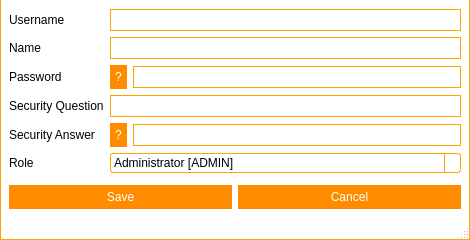
<?xml version="1.0" encoding="UTF-8"?>
<ui version="4.0">
 <class>frmManageUser</class>
 <widget class="QMainWindow" name="frmManageUser">
  <property name="windowModality">
   <enum>Qt::WindowModal</enum>
  </property>
  <property name="geometry">
   <rect>
    <x>0</x>
    <y>0</y>
    <width>470</width>
    <height>240</height>
   </rect>
  </property>
  <property name="minimumSize">
   <size>
    <width>470</width>
    <height>240</height>
   </size>
  </property>
  <property name="maximumSize">
   <size>
    <width>470</width>
    <height>240</height>
   </size>
  </property>
  <property name="windowTitle">
   <string>MainWindow</string>
  </property>
  <property name="styleSheet">
   <string notr="true">QWidget#titleBar{
	background-color: #FFF;
	border-top: 1px solid orange;
	border-left: 1px solid orange;
	border-right: 1px solid orange;
	color: #000;
}

QWidget#centralWidget, QStatusBar{
	background-color: #FFF;
	border-left: 1px solid orange;
	border-right: 1px solid orange;
}

QStatusBar{
	border-bottom: 1px solid orange;
}

/*QTabWidget::pane {
    border-top: 1px solid orange;
}*/

QSlider::handle:horizontal {
    background: orange;
}

/* Vertical and horizontal line customization */

QFrame[frameShape=&quot;4&quot;]
{
    color: orange;
}

QFrame[frameShape=&quot;5&quot;]
{
    color: orange;
}

/* QTabWidget elements customization */

QTabWidget::pane {
/*	border-top: 1px solid orange;*/
	background: white;
}

QTabWidget::tab-bar {
    left: 5px;
}

QTabBar::tab {
	background: white;
    min-width: 120px;
    min-height: 20px;
    padding: 2px;
	border-top-left-radius: 5px;
	border-top-right-radius: 5px;
	margin-top: 6px;
}

QTabBar::tab:selected, QTabBar::tab:hover {
	background: white;
	border-top: 1px solid orange;
	border-right: 1px solid orange;
	border-left: 1px solid orange;
}

QTabBar::tab:selected {
	background: white;
	border-top: 2px solid orange;
	border-right: 2px solid orange;
	border-left: 2px solid orange;
}

QTabBar::tab:!selected {
    margin-bottom: 3px;
}

QTabBar QToolButton{
	background-color: white;
	border: none;
	color: black;
}

QTabBar QToolButton::hover{
	background-color: darkorange;
}

QTabBar QToolButton::pressed{
	background-color: orange;
}

QTabBar QToolButton::!enabled{
	background-color: orange;
}

QWidget#tabInfo, QWidget#tabInfoLayout, QWidget#tabGeneral, QWidget#tabGeneralLayout, QWidget#tabFileLayout, QWidget#tabBackupLayout, QWidget#tabBackup, QWidget#tabHelpLayout, QWidget#screenManagerLayout{
	background: white;
}

QLineEdit{
	border: 1px solid orange;
	min-height: 20px;
}

QPlainTextEdit{
	border: 1px solid orange;
	min-height: 40px;
}

QPushButton{
	background-color: darkorange;
	border: 5px solid darkorange;
	color: white;
}

QPushButton::hover{
	background-color: orange;
	border: 5px solid orange;
}

QPushButton::pressed{
	background-color: darkorange;
	border: 5px solid darkorange;
}

QPushButton::!enabled{
	background-color: orange;
	border: 5px solid orange;
}

/*
	QScroll Area
*/

QScrollArea{
	border: none;
}

QScrollArea#scrollManager{
	border: 1px solid orange;
	border-radius: 5px;
}

/* QScrollBar Horizontal*/

QScrollBar:horizontal {
    background: lightgray;
    height: 10px;
    margin: 0px 40px 0 0px;
	border-radius: 5px;
}

QScrollBar::handle:horizontal {
    background: orange;
	border-radius: 5px;
    min-width: 20px;
}

QScrollBar::add-line:horizontal {
    background: blue;
    width: 20px;
    subcontrol-position: right;
    subcontrol-origin: margin;
	border-top-right-radius: 5px;
	border-bottom-right-radius: 5px;
}

QScrollBar::sub-line:horizontal {
    background: red;
    width: 20px;
    subcontrol-position: top right;
    subcontrol-origin: margin;
    position: absolute;
    right: 20px;
	border-top-left-radius: 5px;
	border-bottom-left-radius: 5px;
}

QScrollBar::sub-line:horizontal:hover {
    background: darkred;
}

QScrollBar::sub-line:horizontal:pressed {
    background: red;
}

QScrollBar::add-line:horizontal:hover {
    background: darkblue;
}

QScrollBar::add-line:horizontal:pressed {
    background: blue;
}

QScrollBar:left-arrow:horizontal{
	image: url(:/images/scrollbar/slide_left.PNG);
    width: 10px;
    height: 10px;
}

QScrollBar::right-arrow:horizontal {
	image: url(:/images/scrollbar/slide_right.PNG);
    width: 10px;
    height: 10px;
}

QScrollBar::add-page:horizontal, QScrollBar::sub-page:horizontal {
    background: none;
}

/* QScrollBar Vertical*/

QScrollBar:vertical {
    background: lightgray;
    width: 10px;
    margin: 0px 0px 40px 0px;
	border-radius: 5px;
}

QScrollBar::handle:vertical {
    background: orange;
	border-radius: 5px;
    min-width: 20px;
}

QScrollBar::add-line:vertical {
    background: blue;
    height: 20px;
    subcontrol-position: bottom;
    subcontrol-origin: margin;
	border-bottom-right-radius: 5px;
	border-bottom-left-radius: 5px;
}

QScrollBar::sub-line:vertical {
    background: red;
    height: 20px;
    subcontrol-position: bottom right;
    subcontrol-origin: margin;
    position: absolute;
    bottom: 20px;
	border-top-right-radius: 5px;
	border-top-left-radius: 5px;
}

QScrollBar::sub-line:vertical:hover {
    background: darkred;
}

QScrollBar::sub-line:vertical:pressed {
    background: red;
}

QScrollBar::add-line:vertical:hover {
    background: darkblue;
}

QScrollBar::add-line:vertical:pressed {
    background: blue;
}

QScrollBar:up-arrow:vertical{
	image: url(:/images/scrollbar/slide_up.PNG);
	width: 10px;
    height: 10px;
}

 QScrollBar::down-arrow:vertical{
	image: url(:/images/scrollbar/slide_down.PNG);
	width: 10px;
    height: 10px;
}

QScrollBar::add-page:vertical, QScrollBar::sub-page:vertical {
    background: none;
}

/*QComboBox*/

QComboBox {
    border: 1px solid orange;
	background: white;
    border-radius: 3px;
    padding: 1px 18px 1px 3px;
    min-width: 6em;
}

QComboBox:editable {
    background: white;
}

QComboBox:!editable, QComboBox::drop-down:editable {
	background: white;
}

QComboBox:!editable:on, QComboBox::drop-down:editable:on {
    background: white;
}

QComboBox:on {
    padding-top: 3px;
    padding-left: 4px;
}

QComboBox::drop-down {
    subcontrol-origin: padding;
    subcontrol-position: top right;
    width: 15px;

    border-left-width: 1px;
    border-left-color: orange;
    border-left-style: solid;
    border-top-right-radius: 3px;
    border-bottom-right-radius: 3px;
}

QComboBox::drop-down:hover {
    background: orange;
}

QComboBox::down-arrow {
    image: url(&quot;:/images/buttons/Down_Arrow.PNG&quot;);
	width: 10px;
	height: 10px;
}

QComboBox::down-arrow:on {
    top: 1px;
    left: 1px;
}

QComboBox QAbstractItemView {
    border: 1px solid orange;
    selection-background-color: orange;
    border-top-right-radius: 3px;
    border-bottom-right-radius: 3px;
}

QComboBox QAbstractItemView:hover {
	color: orange;
}

/*
 * QToolButton
 */

QToolButton {
	background: transparent;
	border: 1px solid transparent;
	color: black;
}

QToolButton::hover {
	background: darkorange;
	border: 1px solid darkorange;
	color: white;
}

QToolButton::pressed {
	background: orange;
	border: 1px solid orange;
	color: white;
}

/* QSpinBox  QDateEdit*/

QSpinBox, QDoubleSpinBox, QDateEdit, QDateTimeEdit {
	border: 1px solid orange;
	background: white;
    padding-right: 15px; /* make room for the arrows */
	border-radius: 5px;
}

QSpinBox::up-button:disabled,  QSpinBox::up-button:off,
QSpinBox::down-button:disabled,  QSpinBox::down-button:off,
QDoubleSpinBox::up-button:disabled,  QDoubleSpinBox::up-button:off,
QDoubleSpinBox::down-button:disabled,  QDoubleSpinBox::down-button:off,
QDateEdit::up-button:disabled,  QDateEdit::up-button:off,
QDateEdit::down-button:disabled,  QDateEdit::down-button:off,
QDateTimeEdit::up-button:disabled,  QDateTimeEdit::up-button:off,
QDateTimeEdit::down-button:disabled,  QDateTimeEdit::down-button:off{
	background: orange;
}

QSpinBox::up-button, QDoubleSpinBox::up-button, QDateEdit::up-button, QDateTimeEdit::up-button {
    subcontrol-origin: border;
    subcontrol-position: top right;

    width: 16px;
	border: 1px solid orange;
	border-top-right-radius: 5px;
}

QSpinBox::up-button:hover, QDoubleSpinBox::up-button:hover, QDateEdit::up-button:hover, QDateTimeEdit::up-button:hover {
	background: darkorange;
}

QSpinBox::up-button:pressed, QDoubleSpinBox::up-button:pressed, QDateEdit::up-button:pressed, QDateTimeEdit::up-button:pressed {
	background: orange;
}

QSpinBox::up-arrow, QDoubleSpinBox::up-arrow, QDateEdit::up-arrow, QDateTimeEdit::up-arrow {
    border-image: url(:/images/buttons/Up_Arrow.PNG) 1;
    width: 7px;
    height: 7px;
}

QSpinBox::up-arrow:disabled,
QSpinBox::up-arrow:off,
QDoubleSpinBox::up-arrow:disabled,
QDoubleSpinBox::up-arrow:off,
QDateEdit::up-arrow:disabled,
QDateEdit::up-arrow:off,
QDateTimeEdit::up-arrow:disabled,
QDateTimeEdit::up-arrow:off {
   background: transparent;
}

QSpinBox::down-button,
QDoubleSpinBox::down-button,
QDateEdit::down-button,
QDateTimeEdit::down-button {
    subcontrol-origin: border;
    subcontrol-position: bottom right;

    width: 16px;
	border: 1px solid orange;
	border-bottom-right-radius: 5px;
}

QSpinBox::down-button:hover,
QDoubleSpinBox::down-button:hover,
QDateEdit::down-button:hover,
QDateTimeEdit::down-button:hover {
	background: darkorange;
}

QSpinBox::down-button:pressed,
QDoubleSpinBox::down-button:pressed,
QDateEdit::down-button:pressed,
QDateTimeEdit::down-button:pressed {
	background: orange;
}

QSpinBox::down-arrow,
QDoubleSpinBox::down-arrow,
QDateEdit::down-arrow,
QDateTimeEdit::down-arrow {
    border-image: url(:/images/buttons/Down_Arrow.PNG) 1;
    width: 7px;
    height: 7px;
}

QSpinBox::down-arrow:disabled,
QSpinBox::down-arrow:off,
QDoubleSpinBox::down-arrow:disabled,
QDoubleSpinBox::down-arrow:off,
QDateEdit::down-arrow:disabled,
QDateEdit::down-arrow:off,
QDateTimeEdit::down-arrow:disabled,
QDateTimeEdit::down-arrow:off {
   background: transparent;
}

/*QCheckBox*/

QCheckBox {
    spacing: 5px;
}

QCheckBox::indicator {
    width: 13px;
    height: 13px;
}

QCheckBox::indicator:unchecked {
    border: 1px solid orange;
}

QCheckBox::indicator:unchecked:hover {
    border: 2px solid darkorange;
}

QCheckBox::indicator:unchecked:pressed {
    border: 2px solid orange;
}

QCheckBox::indicator:checked {
    border: 1px solid orange;
	image: url(:/images/buttons/Close.PNG);
}

QCheckBox::indicator:checked:hover {
    border: 2px solid darkorange;
	image: url(:/images/buttons/Close.PNG);
}

QCheckBox::indicator:checked:pressed {
    border: 2px solid orange;
	image: url(:/images/buttons/Close.PNG);
}

QCheckBox::indicator:indeterminate:hover {
    border: 2px solid darkorange;
}

QCheckBox::indicator:indeterminate:pressed {
    border: 2px solid orange;
}

/*
 * QTableWidget
 */

QTableWidget{
	border: 1px solid orange;
}

/*
 * QGroupBox
 */

QGroupBox {
    border: 1px solid orange;
    border-radius: 2px;
    margin-top: 10px;
    padding-top: 10px;
}

QGroupBox::title {
    subcontrol-origin: margin;
    subcontrol-position: top middle; /* position at the top center */
    padding: 5px;
    background-color: white;
	border: 1px solid orange;
	border-radius: 2px;
}

/*
 * QListWidget
 */

QListWidget {
    border: 1px solid orange;
}</string>
  </property>
  <widget class="QWidget" name="centralWidget">
   <layout class="QVBoxLayout" name="verticalLayout">
    <item>
     <layout class="QGridLayout" name="gridLayout_2">
      <item row="1" column="0">
       <widget class="QLabel" name="lblName">
        <property name="text">
         <string>Name</string>
        </property>
       </widget>
      </item>
      <item row="0" column="0">
       <widget class="QLabel" name="lblUsername">
        <property name="text">
         <string>Username</string>
        </property>
       </widget>
      </item>
      <item row="2" column="0">
       <widget class="QLabel" name="lblPassword">
        <property name="text">
         <string>Password</string>
        </property>
       </widget>
      </item>
      <item row="2" column="2">
       <widget class="QLineEdit" name="edtPassword"/>
      </item>
      <item row="3" column="0">
       <widget class="QLabel" name="lblQuestion">
        <property name="text">
         <string>Security Question</string>
        </property>
       </widget>
      </item>
      <item row="4" column="0">
       <widget class="QLabel" name="lblAnswer">
        <property name="text">
         <string>Security Answer</string>
        </property>
       </widget>
      </item>
      <item row="4" column="1">
       <widget class="QPushButton" name="btAnswerHelp">
        <property name="text">
         <string>?</string>
        </property>
       </widget>
      </item>
      <item row="2" column="1">
       <widget class="QPushButton" name="btPassHelp">
        <property name="text">
         <string>?</string>
        </property>
       </widget>
      </item>
      <item row="4" column="2">
       <widget class="QLineEdit" name="edtAnswer"/>
      </item>
      <item row="5" column="0">
       <widget class="QLabel" name="lblRole">
        <property name="text">
         <string>Role</string>
        </property>
       </widget>
      </item>
      <item row="5" column="1" colspan="2">
       <widget class="QComboBox" name="cbRole">
        <item>
         <property name="text">
          <string>Administrator [ADMIN]</string>
         </property>
        </item>
        <item>
         <property name="text">
          <string>Editor [EDITOR]</string>
         </property>
        </item>
        <item>
         <property name="text">
          <string>Viewer [VIEWER]</string>
         </property>
        </item>
        <item>
         <property name="text">
          <string>New user [NEW]</string>
         </property>
        </item>
       </widget>
      </item>
      <item row="3" column="1" colspan="2">
       <widget class="QLineEdit" name="edtQuestion"/>
      </item>
      <item row="1" column="1" colspan="2">
       <widget class="QLineEdit" name="edtName"/>
      </item>
      <item row="0" column="1" colspan="2">
       <widget class="QLineEdit" name="edtUsername"/>
      </item>
     </layout>
    </item>
    <item>
     <spacer name="verticalSpacer">
      <property name="orientation">
       <enum>Qt::Vertical</enum>
      </property>
      <property name="sizeHint" stdset="0">
       <size>
        <width>20</width>
        <height>40</height>
       </size>
      </property>
     </spacer>
    </item>
    <item>
     <layout class="QHBoxLayout" name="horizontalLayout">
      <item>
       <widget class="QPushButton" name="btSave">
        <property name="text">
         <string>Save</string>
        </property>
       </widget>
      </item>
      <item>
       <widget class="QPushButton" name="btCancel">
        <property name="text">
         <string>Cancel</string>
        </property>
       </widget>
      </item>
     </layout>
    </item>
   </layout>
  </widget>
  <widget class="QStatusBar" name="statusBar"/>
 </widget>
 <tabstops>
  <tabstop>edtUsername</tabstop>
  <tabstop>edtName</tabstop>
  <tabstop>edtPassword</tabstop>
  <tabstop>edtQuestion</tabstop>
  <tabstop>edtAnswer</tabstop>
  <tabstop>btSave</tabstop>
  <tabstop>btCancel</tabstop>
  <tabstop>btPassHelp</tabstop>
  <tabstop>btAnswerHelp</tabstop>
 </tabstops>
 <resources/>
 <connections/>
</ui>
